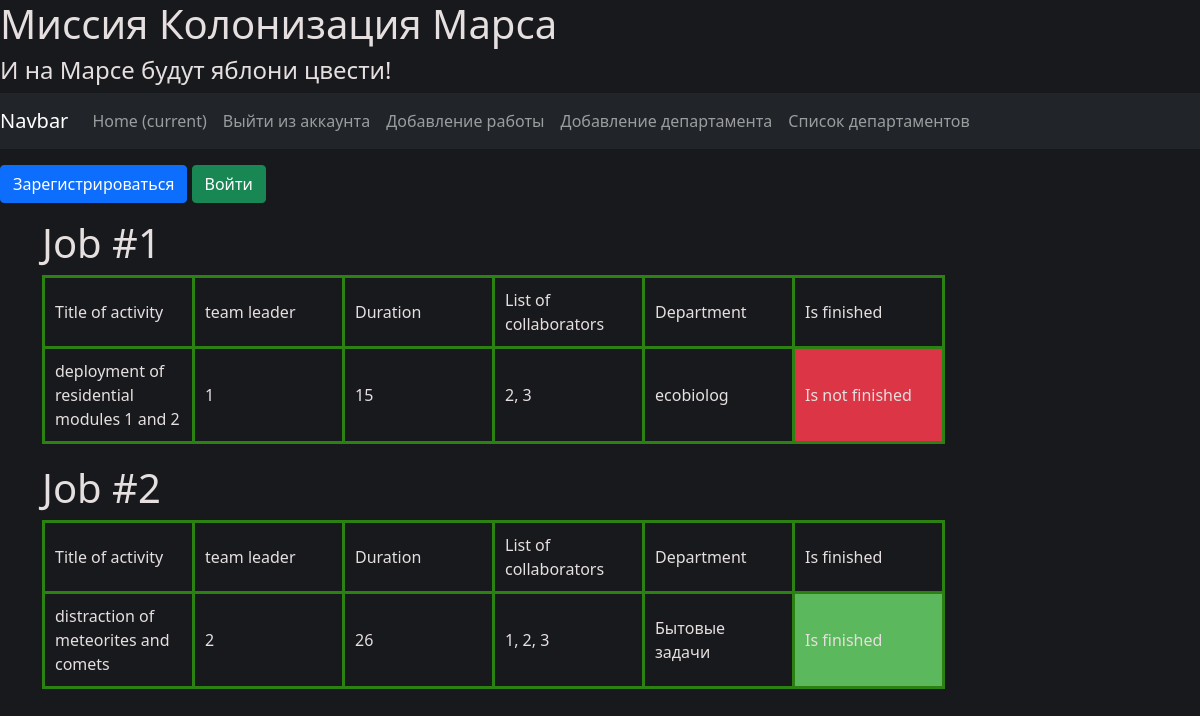
The page / on the database its author committed.
### data/jobs.py (models this page shows, shortened)
class Job(SqlAlchemyBase, SerializerMixin):
    __tablename__ = 'jobs'
    id = sqlalchemy.Column(sqlalchemy.Integer,
                           primary_key=True, autoincrement=True)
    team_leader = sqlalchemy.Column(sqlalchemy.Integer, sqlalchemy.ForeignKey("users.id"))
    job = sqlalchemy.Column(sqlalchemy.String)
    work_size = sqlalchemy.Column(sqlalchemy.Integer)
    collaborators = sqlalchemy.Column(sqlalchemy.String)
    start_date = sqlalchemy.Column(sqlalchemy.DateTime, default=datetime.datetime.now)
    end_date = sqlalchemy.Column(sqlalchemy.DateTime)
    is_finished = sqlalchemy.Column(sqlalchemy.Boolean, default=False)
    user = orm.relationship('User')
    department = orm.relationship("Department",
                                  secondary="association",
                                  backref="jobs")

### data/departments.py (models this page shows, shortened)
class Department(SqlAlchemyBase):
    __tablename__ = 'departments'
    def __str__(self):
        return f"{self.title}"
    id = sqlalchemy.Column(sqlalchemy.Integer,
                           primary_key=True, autoincrement=True)
    title = sqlalchemy.Column(sqlalchemy.String, sqlalchemy.ForeignKey("users.speciality"), nullable=True)
    chief = sqlalchemy.Column(sqlalchemy.Integer)
    members = sqlalchemy.Column(sqlalchemy.String, nullable=True)
    email = sqlalchemy.Column(sqlalchemy.String, index=True, nullable=True)
    user = orm.relationship('User')

### repr.py (the view)
@app.route('/index')
@app.route('/')
def index():
    db_sess = create_session()
    lst = []
    for job in db_sess.query(Job).all():
        lst.append(job)
    return render_template('home.html', title='Милый дом', list=lst)

### data/db_session.py (called while the page is built)
def create_session() -> Session:
    global __factory
    return __factory()

### templates/home.html (shortened to what this page needs)
{% extends "base.html" %}
{% block hed %}
<link rel="stylesheet" href="/static/css/table.css">
{% endblock %}
{% block navigate %}
<nav class="navbar navbar-expand-lg navbar-dark bg-dark">
  <a class="navbar-brand" href="/">Navbar</a>
  <div class="collapse navbar-collapse" id="navbarSupportedContent">
    <ul class="navbar-nav mr-auto">
      <li class="nav-item active">
        <a class="nav-link" href="/">Home <span class="sr-only">(current)</span></a>
      </li>
      <li class="nav-item">
        <a class="nav-link" href="/logout">Выйти из аккаунта</a>
      </li>
      <li class="nav-item">
        <a class="nav-link" href="/add_job">Добавление работы</a>
      </li>
      <li class="nav-item">
            <a class="nav-link" href="/add_department">Добавление департамента</a>
        </li>
      <li class="nav-item">
            <a class="nav-link" href="/department_list">Список департаментов</a>
        </li>
    </ul>
  </div>
</nav>
{% endblock %}
{% block content %}
{% for job in list %}
<h1>Job #{{job.id}}</h1>
<table>
    <thead>
    <tr>
        <td>Title of activity</td>
        <td>team leader</td>
        <td>Duration</td>
        <td>List of collaborators</td>
        <td>Department</td>
        <td>Is finished</td>
    </tr>
    </thead>
    <tbody>
        <tr>
            <td>{{job.job}}</td>
            <td>{{job.team_leader}}</td>
            <td>{{job.work_size}}</td>
            <td>{{job.collaborators}}</td>
            <td>{{job.department[0]}}</td>
            {% if job.is_finished %}
            <td class="finished">Is finished</td>
            {% else %}
            <td class="not_finished">Is not finished</td>
            {% endif %}
        </tr>
    </tbody>
</table>
{% endfor %}
{% endblock %}

### static/css/table.css (style rules this page uses)
td { text-align: left; padding: 10px; border: 3px solid rgb(43, 129, 17); min-width: 150px; }
td.finished { background: #5cb85c }
td.not_finished { background: #dc3545 }
body { background-color: #18191C; color: #e6dfdf; }
table { width: 650px; border-top: 7px solid rgb(43, 129, 17); border-collapse: collapse; text-align: center; margin-bottom: 20px; border: 1px solid #dddddd; }

### rows shown on the page
Job: id "1", job "deployment of residential modules 1 and 2", team_leader "1", work_size "15", collaborators "2, 3", title "ecobiolog", is_finished "Is not finished"
Job: id "2", job "distraction of meteorites and comets", team_leader "2", work_size "26", collaborators "1, 2, 3", title "Бытовые задачи", is_finished "Is finished"
